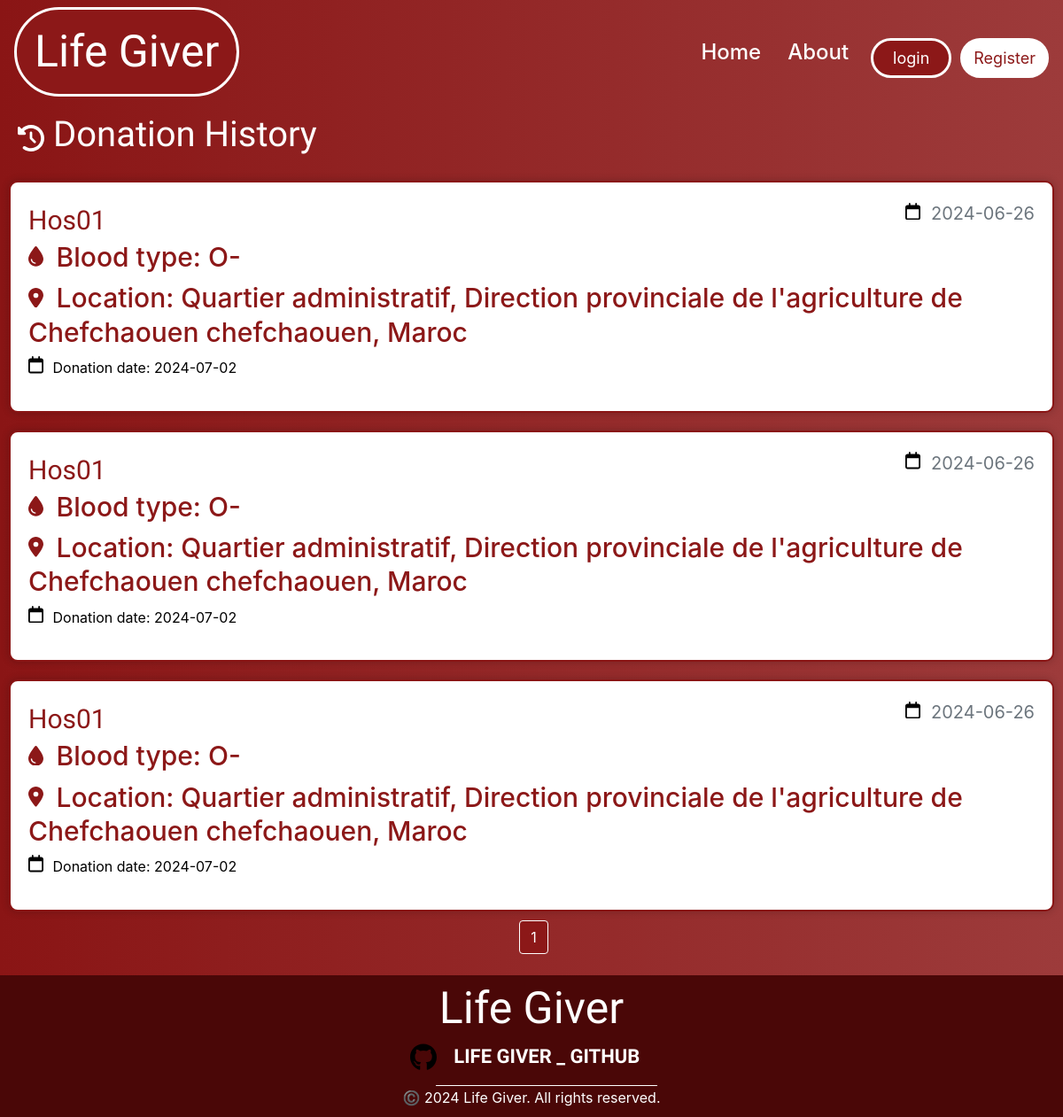
The page /donation_history/4 on the database as committed earlier.
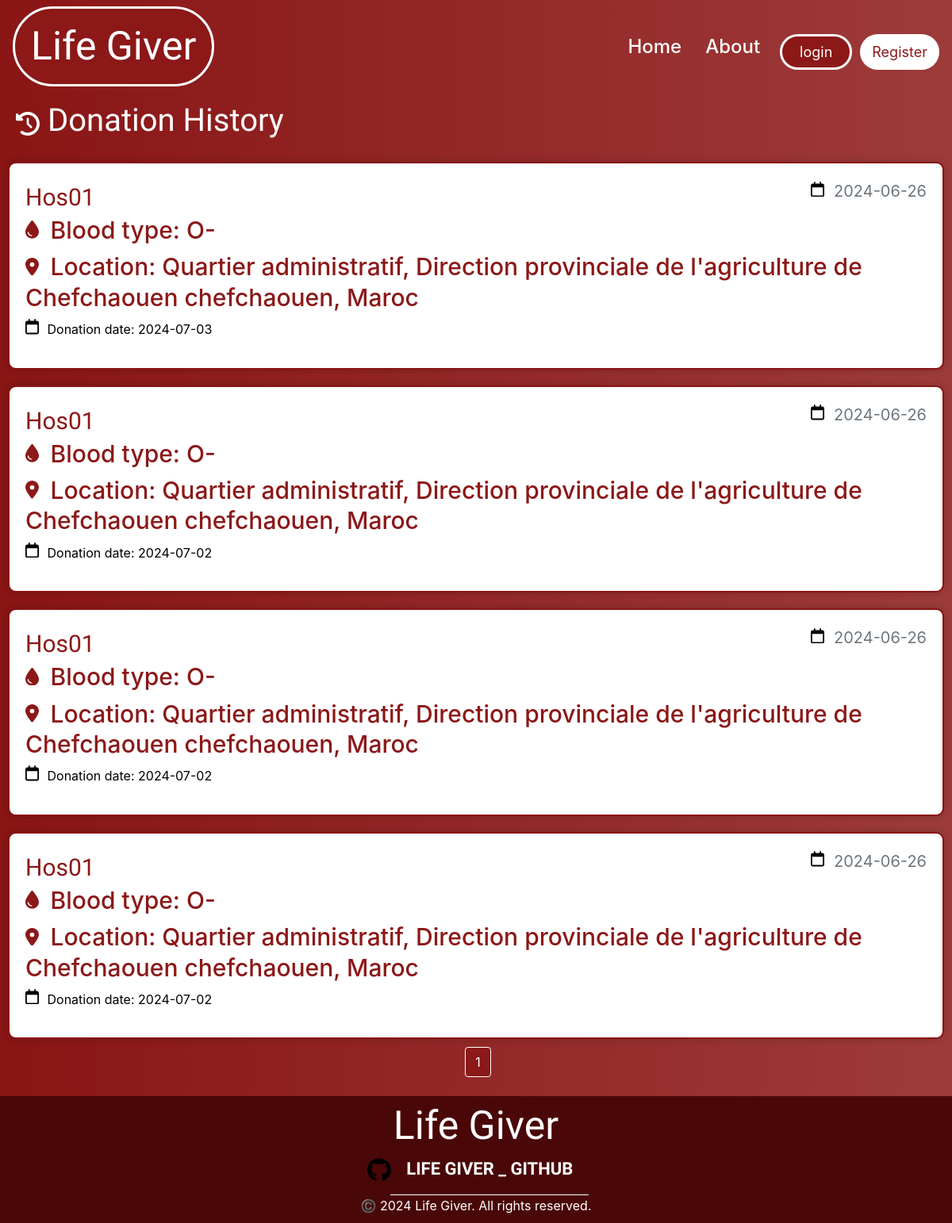
The same page on the database as committed later.
### Lifegiver_test/lifegiver/models.py (models this page shows, shortened)
class UserDonation(db.Model):
    id = db.Column(db.Integer, primary_key=True)
    donation_date = db.Column(db.DateTime, nullable=False, default=datetime.now)
    donor_id = db.Column(db.Integer, db.ForeignKey('donor.id'), nullable=False)
    request_id = db.Column(db.Integer, db.ForeignKey('donation_request.id'), nullable=True)
    hospital_id = db.Column(db.Integer, db.ForeignKey('hospital.id'), nullable=False)

class Hospital(db.Model, UserMixin):
    __tablename__ = 'hospital'
    id = db.Column(db.Integer, primary_key=True)
    name = db.Column(db.String(225), nullable=False)
    image_file = db.Column(db.String(20), nullable=False, default='default1.png')
    street = db.Column(db.String(500), nullable=True)
    city = db.Column(db.String(100), nullable=True)
    province = db.Column(db.String(100), nullable=True)
    zip_code = db.Column(db.String(45), nullable=True)
    country = db.Column(db.String(100), nullable=True)
    phone_number = db.Column(db.String(45), nullable=False)
    email = db.Column(db.String(125), unique=True, nullable=False)
    password = db.Column(db.String(60), nullable=False)
    barcode = db.Column(db.String(100), unique=True, nullable=False)
    lat = db.Column(db.Float, nullable=True)
    lng = db.Column(db.Float, nullable=True)
    hospital_donations = db.relationship('UserDonation', backref='hospital_donation', lazy=True)
    hospital_requests = db.relationship('DonationRequest', backref='hospital_request', lazy=True)
    urgent_requests = db.relationship('UrgentRequest', backref='hospital_urgent_request', lazy=True)

class DonationRequest(db.Model):
    id = db.Column(db.Integer, primary_key=True)
    hospital_id = db.Column(db.Integer, db.ForeignKey('hospital.id'), nullable=False)
    blood_type = db.Column(db.Enum('O-', 'O+', 'A-', 'A+', 'B-', 'B+', 'AB-', 'AB+'), nullable=False)
    request_date = db.Column(db.DateTime, nullable=False, default=datetime.now)
    status = db.Column(db.Enum('pending', 'fulfilled', 'failed'), nullable=False)
    expiration_date = db.Column(db.DateTime, nullable=False, default=lambda: datetime.now() + timedelta(days=90))
    request_donations = db.relationship('UserDonation', backref='donation_request', lazy=True)

### Lifegiver_test/lifegiver/route.py (the view)
@app.route('/donation_history/<int:donor_id>', methods=['POST', 'GET'], strict_slashes=False)
def donation_history(donor_id):
    page = request.args.get('page', 1, type=int)
    donor = Donor.query.filter_by(id=donor_id).first_or_404()
    user_donations = UserDonation.query.filter_by(donor_id=donor_id)\
            .order_by(UserDonation.donation_date.desc())\
            .paginate(page=page, per_page=5) # inteade of using .all() we gonna change it to .paginate() to get 10 requests per page
    return render_template('donation_history.html', title='All User Donations', donations=user_donations, donor_id=donor_id)

### Lifegiver_test/lifegiver/templates/donation_history.html (shortened to what this page needs)
{% extends 'layout.html' %}
{% block link %}
  <link rel="stylesheet" type="text/css" href="{{ url_for('static', filename='css/donation_history.css') }}" />
{% endblock %}
{% block content %}
  <div id="title">
    <h1>Donation History</h1>
  </div>
  {% for don in donations.items %}
    <article class="media content-section">
      <div class="media-body" id="card">
        <div class="article-metadata">
          <a class="mr-2" href="#">{{ don.hospital_donation.name }}</a>
          <small class="text-muted">
            {{ don.donation_request.request_date.strftime('%Y-%m-%d') }}
          </small>
        </div>
        <h2>
          <a class="article-title" href="#">{{ 'Blood type: ' ~ don.donation_request.blood_type }}</a>
        </h2>
        <h2>
          <a class="article-title" href="#">{{ 'Location: ' ~ don.hospital_donation.street ~ ' ' ~ don.hospital_donation.city ~ ', ' ~ don.hospital_donation.country }}</a>
        </h2>
        <p id="expiration" class="article-content">
          {{ 'Donation date: ' ~ don.donation_date.strftime('%Y-%m-%d') }}
        </p>
      </div>
    </article>
  {% endfor %}
  <div class="div">
    {% for page_num in donations.iter_pages(left_edge=1, right_edge=1, left_current=1, right_current=1) %}
      {% if page_num %}
        {% if donations.page == page_num %}
          <a id="page" class="btn btn-info mb-4" href="{{ url_for('donation_history', donor_id=donor_id, page=page_num) }}">{{ page_num }}</a>
        {% else %}
          <a id="page" class="btn btn-outline-info mb-4" href="{{ url_for('donation_history', donor_id=donor_id, page=page_num) }}">{{ page_num }}</a>
        {% endif %}
      {% else %}
        <span>. . .</span>
      {% endif %}
    {% endfor %}
  </div>
{% endblock %}

### Lifegiver_test/lifegiver/templates/layout.html (shortened to what this page needs)
<!DOCTYPE html>
<html lang="en">
  <head>
    <link rel="stylesheet" href="https://maxcdn.bootstrapcdn.com/bootstrap/4.0.0/css/bootstrap.min.css" />
    <link rel="stylesheet" type="text/css" href="{{ url_for('static', filename='css/header.css') }}" />
    <link rel="stylesheet" type="text/css" href="{{ url_for('static', filename='css/footer.css') }}" />
    <link rel="stylesheet" type="text/css" href="{{ url_for('static', filename='css/loading.css') }}" />
    {% block link %}
    {% endblock %}
  </head>
  <body>
    <nav class="navbar navbar-expand-lg navbar-light">
      <a class="navbar-brand" href="{{ url_for('home') }}">Life Giver</a>
      {% if current_user.is_authenticated %}
        {% if session.get('user_type') == 'donor' %}
          <div class="collapse navbar-collapse" id="navbarNav">
            <ul class="navbar-nav">
              <li class="nav-item">
                <a class="nav-link" href="{{ url_for('home') }}">Home</a>
              </li>
              <li class="nav-item">
                <a class="nav-link" href="{{ url_for('donor_dashboard') }}">Dashboard</a>
              </li>
              <li class="nav-item">
                <a class="nav-link" href="{{ url_for('urgent_requests') }}">Urgent Request</a>
              </li>
              <li class="nav-item">
                <a class="nav-link" href="{{ url_for('don_requests') }}">Requests</a>
              </li>
              <li class="nav-item">
                <a class="nav-link" href="{{ url_for('about') }}">About</a>
              </li>
              <li class="nav-item">
                <a id="logout" class="btn" href="{{ url_for('logout') }}">log out</a>
              </li>
            </ul>
          </div>
        {% elif session.get('user_type') == 'hospital' %}
          <div class="collapse navbar-collapse" id="navbarNav">
            <ul class="navbar-nav">
              <li class="nav-item">
                <a class="nav-link" href="{{ url_for('home') }}">Home</a>
              </li>
              <li class="nav-item">
                <a class="nav-link" href="{{ url_for('hospital_dashboard') }}">Dashboard</a>
              </li>
              <li class="nav-item">
                <a class="nav-link" href="{{ url_for('new_urgent_request') }}">Urgent Request</a>
              </li>
              <li class="nav-item">
                <a class="nav-link" href="{{ url_for('new_request') }}">Requests</a>
              </li>
              <li class="nav-item">
                <a class="nav-link" href="{{ url_for('about') }}">About</a>
              </li>
              <li class="nav-item">
                <a id="logout" class="btn btn-success" href="{{ url_for('logout') }}">log out</a>
              </li>
            </ul>
          </div>
        {% endif %}
      {% else %}
        <div class="collapse navbar-collapse" id="navbarNav">
          <ul class="navbar-nav">
            <li class="nav-item">
              <a class="nav-link" href="{{ url_for('home') }}">Home</a>
            </li>
            <li class="nav-item">
              <a class="nav-link" href="{{ url_for('about') }}">About</a>
            </li>
            <li class="nav-item">
              <a id="login" class="btn" href="{{ url_for('login') }}">login</a>
            </li>
            <li class="nav-item">
              <a id="regsiter" class="btn" href="{{ url_for('register') }}">Register</a>
            </li>
          </ul>
        </div>
      {% endif %}
    </nav>
    <div class="col-md-8">
    </div>
    {% block content %}
    {% endblock %}
    <footer>
      <div class="container">
        <a href="#" class="logo">Life Giver</a>
        <p>
          <img src="../static/images/github.svg" alt="Github" />
          <a href="https://github.com/zguaidh/Test_portofolio">Life Giver _ Github</a>
          <p class="copyright">©️ 2024 Life Giver. All rights reserved.</p>
        </p>
      </div>
    </footer>
  </body>
</html>

### Lifegiver_test/lifegiver/static/css/header.css (style rules this page uses)
nav .navbar-brand { padding: 10px 20px; display: block; color: white !important; background-color: #8c1818; border-radius: 100px; border: 3px solid white; text-decoration: none; font-size: 50px; font-family: "Acme", sans-serif; }
nav div ul li .nav-link { padding: 15px !important; color: white !important; font-size:x-large; font-weight: 500; }
nav div ul li #login, nav div ul li #logout { margin-top: 17px; margin-left: 10px; justify-content: center; padding-left: 22px; padding-right: 22px; color: white; border: 3px solid white; background-color: #8c1818; border-radius: 100px; font-size:large; }
nav div ul li #regsiter { margin-left: 10px; margin-top: 17px; color: #8c1818; border: 3px solid white; background-color: white; border-radius: 100px; font-size:large; }
#navbarNav { justify-content: flex-end; display: flex !important; }

### Lifegiver_test/lifegiver/static/css/footer.css (style rules this page uses)
footer { padding-top: calc(var(--section-padding) / 2); padding-bottom: calc(var(--section-padding) / 2); background-color: #fa1919; position: relative; color: white; text-align: center; min-height: 160px; z-index: 3; }
footer::before { content: ""; position: absolute; left: 0; top: 0; width: 100%; height: 100%; background-color: rgb(0 0 0 / 70%); }
footer .container { position: relative; }
footer a { margin-bottom: 20px; text-decoration: none !important; font-size: 50px; font-family: "Acme", sans-serif; color: white; }
footer p a:not(.copyright) { text-transform: uppercase; padding: 20px; border-bottom: 1px solid white; font-size: 22px; width: fit-content; margin: 20px auto; }
footer p img { width: 30px; position: relative; left: 5px; bottom: 2px; }
footer p a { font-weight: bold; color: white; }

### Lifegiver_test/lifegiver/static/css/loading.css (style rules this page uses)
:root { --border-width: 7px; }
* { margin: 0; padding: 0; }

### Lifegiver_test/lifegiver/static/css/donation_history.css (style rules this page uses)
body { background-image: linear-gradient(to right, #8a1515, #9d3b3b); }
#card { padding-left: 20px; padding-top: 20px; padding-right: 20px; padding-bottom: 20px; background: #fff; border: 2px solid rgb(255, 255, 255, .2); backdrop-filter: blur(20px); box-shadow: 0 0 10px rgb(0, 0, 0, .2); color: #fff; border-radius: 10px; border: 2px solid #8a1515; }
article { padding-left: 10px; padding-top: 10px; padding-right: 10px; padding-bottom: 10px; }
#page { background-color: #8c1818; border: 1px solid #fff; color: #fff; margin-left: 5px; }
.div { display: flex; justify-content: center; }
svg { width: 17px; margin-right: 6px; }
small { font-size: 20px; margin-left: 60px; }
.article-metadata { display: flex; justify-content: space-between; }
.article-metadata a { color: #8c1818; font-size: 30px; font-weight: 400; font-family: "Acme", sans-serif; text-decoration: none; }
h2 a { color: #8c1818 !important; font-size: 30px !important; text-decoration: none !important; }
#title h1 { color: #fff; font-family: "Acme", sans-serif; }
#title { display: flex; margin-top: 10px; margin-bottom: 10px; margin-left: 20px; }
#title svg { margin-right: 10px; width: 30px; }
#expiration { color: black !important; }

Rows that differ between the two databases and show on the page:
added UserDonation: hospital_donation.name "Hos01", donation_request.request_date "2024-06-26", {{ 'Blood type: ' ~ don.donation_request.blood_type }} "Blood type: O-", Hospital.street+city+country "Location: Quartier administratif, Direction provinciale de l'agriculture de Chefchaouen chefchaouen, Maroc", donation_date "Donation date: 2024-07-03"
